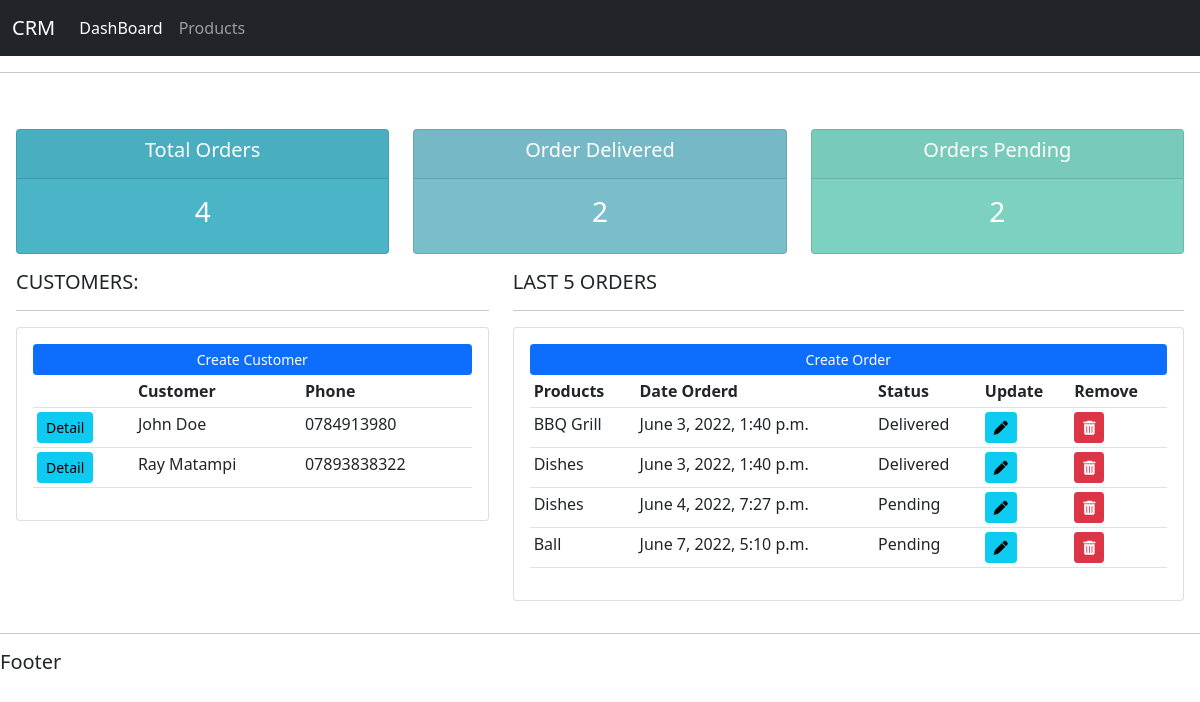
Before: / with the older database file.
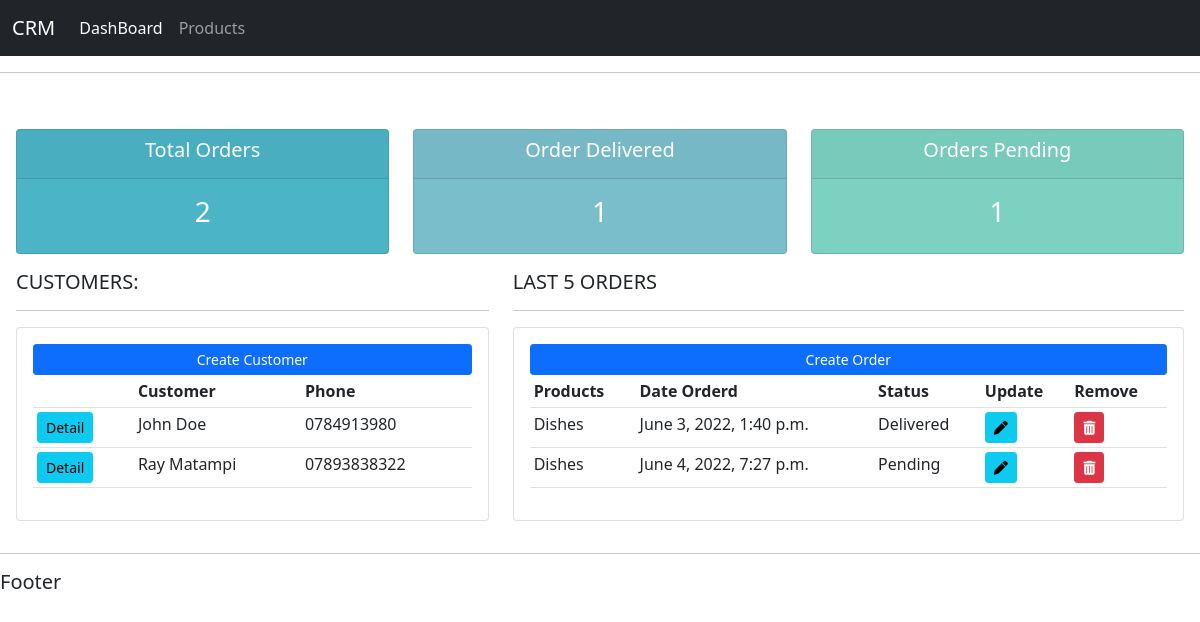
After: the same page with the newer database file.
### account/models.py (models this page shows, shortened)
class Customer(models.Model):
    name=models.CharField(max_length=200,null=True)
    phone=models.CharField(max_length=200,null=True)
    email=models.EmailField( max_length=254,null=True)
    date_created=models.DateTimeField(auto_now_add=True,null=True)

class Order(models.Model):
    STATUS=(
        ('Pending','Pending'),
        ('Out for delivery','Out for delivery'),
        ('Delivered','Delivered'),
    )
    customer=models.ForeignKey(Customer,null=True,on_delete=models.SET_NULL)
    product=models.ForeignKey(Product,null=True,on_delete=models.SET_NULL)
    date_created=models.DateTimeField(auto_now_add=True,null=True)
    status=models.CharField( max_length=50,choices=STATUS)

class Product(models.Model):
    CATEGORY=(
        ('Indoor','Indoor'),
        ('Out Door','Out Door'),
    )
    name=models.CharField( max_length=50,null=True)
    price=models.DecimalField( max_digits=5, decimal_places=2,null=True)
    tags=models.ForeignKey(Tag,null=True,on_delete=models.SET_NULL)
    category=models.CharField( max_length=50,null=True,choices=CATEGORY)
    description=models.CharField( max_length=250,null=True,blank=True)
    date_created=models.DateTimeField(auto_now_add=True,null=True)
    def __str__(self):
        return self.name

### account/views.py (the view)
# urls.py: 2. Add a URL to urlpatterns:  path('', views.home, name='home')
def home(request):
    template_name='account/dashboard.html'
    customers=Customer.objects.all()
    orders=Order.objects.all()
    delivered=Order.objects.filter(status='Delivered').count()
    pending=Order.objects.filter(status='Pending').count()
    customer_count=customers.count()
    order_count=orders.count()
    context={
        'customers':customers,
        'customer_count':customer_count,
        'orders':orders,
        'order_count':order_count,
        'pending':pending,
        'delivered':delivered,
    }
    return render(request, template_name,context=context)

### account/templates/account/dashboard.html
{% extends 'account/main.html' %}
{% block content %}
    {% include 'account/status.html' %}
    <div class="row">
        <div class="col-md-5">
            <h5>CUSTOMERS:</h5>
            <hr/>
            <div class="card card-body">
                <a class="btn btn-primary btn-sm btn-block" href="#">
                    Create Customer
                </a>
                <table class="table table-sm">
                    <tr>
                        <th></th>
                        <th>Customer</th>
                        <th>Phone</th>
                    </tr>
                    {% for customer in customers %}
                        <tr>
                            <td><a class="btn btn-sm btn-info" href="{% url 'customer' customer.id %}">Detail</a></td>
                            <td>{{customer.name}}</td>
                            <td>{{customer.phone }}</td>
                        </tr>
                    {% endfor %}
                </table>
            </div>
        </div>
        <div class="col-md-7">
            <h5>LAST 5 ORDERS</h5>
            <hr/>
            <div class="card card-body">
                <a class="btn btn-primary btn-sm btn-block" href="{% url 'create-order' %}">
                    Create Order
                </a>
                <table class="table table-sm">
                    <tr>
                        <th>Products</th>
                        <th>Date Orderd</th>
                        <th>Status</th>
                        <th>Update</th>
                        <th>Remove</th>
                    </tr>
                    {% for order in orders %}
                        <tr>
                            <td>{{order.product}}</td>
                            <td>{{order.date_created}}</td>
                            <td>{{order.status}}</td>
                            <td><a class="btn btn-sm btn-info" href="{% url 'update-order' order.id %}"><i class="fa-solid fa-pen"></i></a></td>
                            <td><a class="btn btn-sm btn-danger" href="{% url 'delete-order' order.id %}"><i class="fa-solid fa-trash-can"></i></a></td>
                        </tr>
                    {% endfor %}
                </table>
            </div>
        </div>
    </div>
{% endblock  %}

### account/templates/account/main.html (shortened to what this page needs)
{% load static %}
<!DOCTYPE html>
<html lang="en">
	<head>
        <link rel="stylesheet" href="{% static 'css/css.css' %}" />
        <link rel="stylesheet" href="https://cdn.jsdelivr.net/npm/bootstrap@5.1.3/dist/css/bootstrap.min.css" />
    </head>
	<body>
        {% include 'account/navbar.html' %}
        <hr>
        <main style="padding: 1rem;">
            {% block content %}{% endblock  %}
        </main>
        <hr>
        <h5>Footer</h5>
	</body>
</html>

### account/templates/account/navbar.html (shortened to what this page needs)
<nav class="navbar navbar-expand-lg navbar-dark  bg-dark ">
    <div class="container-fluid ">
      <a class="navbar-brand " href="#">CRM</a>
      <div class="collapse navbar-collapse" id="navbarNav">
        <ul class="navbar-nav">
          <li class="nav-item">
            <a class="nav-link active" aria-current="page" href="{% url 'home' %}">DashBoard</a>
          </li>
          <li class="nav-item">
            <a class="nav-link" href="{% url 'products' %}">Products</a>
          </li>
        </ul>
      </div>
    </div>
</nav>

### account/templates/account/status.html
<br/>
<div class="row">
    <div class="col">
        <div class="col-md">
            <div class="card text-center text-white mb-3" id="total-orders">
                <div class="card-header">
                    <h5 class="card-title">Total Orders</h5>
                </div>
                <div class="card-body">
                    <h3 class="card-title">{{order_count}}</h3>
                </div>
            </div>
        </div>
    </div>
    <div class="col">
        <div class="col-md">
            <div class="card text-center text-white mb-3" id="orders-delivered">
                <div class="card-header">
                    <h5 class="card-title">Order Delivered</h5>
                </div>
                <div class="card-body">
                    <h3 class="card-title">{{delivered}}</h3>
                </div>
            </div>
        </div>
    </div>
    <div class="col">
        <div class="col-md">
            <div class="card text-center text-white mb-3" id="orders-pending">
                <div class="card-header">
                    <h5 class="card-title">Orders Pending</h5>
                </div>
                <div class="card-body">
                    <h3 class="card-title">{{pending}}</h3>
                </div>
            </div>
        </div>
    </div>
</div>

### static/css/css.css (style rules this page uses)
* { box-sizing: border-box; }
body { font-family: 'Roboto', sans-serif; background-color: #ebeff5; }
#total-orders { background-color: #4cb4c7; }
#orders-delivered { background-color: #7abecc; }
#orders-pending { background-color: #7cd1c0; }

Changed rows visible on the page:
removed Order: product "BBQ Grill", date_created "June 3, 2022, 1:40 p.m.", status "Delivered"
removed Order: product "Ball", date_created "June 7, 2022, 5:10 p.m.", status "Pending"
Other visible differences:
{{ order_count }}: "4" → "2"
{{ delivered }}: "2" → "1"
{{ pending }}: "2" → "1"
